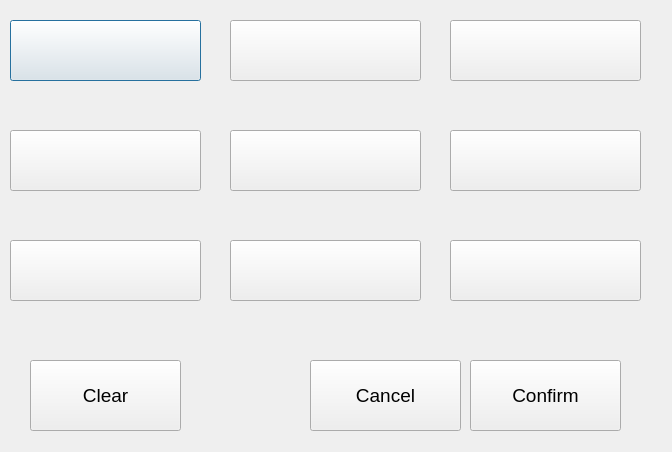
<?xml version="1.0" encoding="UTF-8"?>
<ui version="4.0">
 <class>sample_collections</class>
 <widget class="QDialog" name="sample_collections">
  <property name="geometry">
   <rect>
    <x>0</x>
    <y>0</y>
    <width>672</width>
    <height>452</height>
   </rect>
  </property>
  <property name="windowTitle">
   <string>Dialog</string>
  </property>
  <widget class="QPushButton" name="pushButton">
   <property name="geometry">
    <rect>
     <x>10</x>
     <y>20</y>
     <width>191</width>
     <height>61</height>
    </rect>
   </property>
   <property name="font">
    <font>
     <pointsize>14</pointsize>
    </font>
   </property>
   <property name="text">
    <string/>
   </property>
  </widget>
  <widget class="QPushButton" name="pushButton_2">
   <property name="geometry">
    <rect>
     <x>230</x>
     <y>20</y>
     <width>191</width>
     <height>61</height>
    </rect>
   </property>
   <property name="font">
    <font>
     <pointsize>14</pointsize>
    </font>
   </property>
   <property name="text">
    <string/>
   </property>
  </widget>
  <widget class="QPushButton" name="pushButton_3">
   <property name="geometry">
    <rect>
     <x>450</x>
     <y>20</y>
     <width>191</width>
     <height>61</height>
    </rect>
   </property>
   <property name="font">
    <font>
     <pointsize>14</pointsize>
    </font>
   </property>
   <property name="text">
    <string/>
   </property>
  </widget>
  <widget class="QPushButton" name="pushButton_4">
   <property name="geometry">
    <rect>
     <x>10</x>
     <y>130</y>
     <width>191</width>
     <height>61</height>
    </rect>
   </property>
   <property name="font">
    <font>
     <pointsize>14</pointsize>
    </font>
   </property>
   <property name="text">
    <string/>
   </property>
  </widget>
  <widget class="QPushButton" name="pushButton_5">
   <property name="geometry">
    <rect>
     <x>230</x>
     <y>130</y>
     <width>191</width>
     <height>61</height>
    </rect>
   </property>
   <property name="font">
    <font>
     <pointsize>14</pointsize>
    </font>
   </property>
   <property name="text">
    <string/>
   </property>
  </widget>
  <widget class="QPushButton" name="pushButton_6">
   <property name="geometry">
    <rect>
     <x>450</x>
     <y>130</y>
     <width>191</width>
     <height>61</height>
    </rect>
   </property>
   <property name="font">
    <font>
     <pointsize>14</pointsize>
    </font>
   </property>
   <property name="text">
    <string/>
   </property>
  </widget>
  <widget class="QPushButton" name="pushButton_7">
   <property name="geometry">
    <rect>
     <x>10</x>
     <y>240</y>
     <width>191</width>
     <height>61</height>
    </rect>
   </property>
   <property name="font">
    <font>
     <pointsize>14</pointsize>
    </font>
   </property>
   <property name="text">
    <string/>
   </property>
  </widget>
  <widget class="QPushButton" name="pushButton_8">
   <property name="geometry">
    <rect>
     <x>230</x>
     <y>240</y>
     <width>191</width>
     <height>61</height>
    </rect>
   </property>
   <property name="font">
    <font>
     <pointsize>14</pointsize>
    </font>
   </property>
   <property name="text">
    <string/>
   </property>
  </widget>
  <widget class="QPushButton" name="pushButton_9">
   <property name="geometry">
    <rect>
     <x>450</x>
     <y>240</y>
     <width>191</width>
     <height>61</height>
    </rect>
   </property>
   <property name="font">
    <font>
     <pointsize>14</pointsize>
    </font>
   </property>
   <property name="text">
    <string/>
   </property>
  </widget>
  <widget class="QPushButton" name="pushButton_10">
   <property name="geometry">
    <rect>
     <x>470</x>
     <y>360</y>
     <width>151</width>
     <height>71</height>
    </rect>
   </property>
   <property name="font">
    <font>
     <pointsize>14</pointsize>
    </font>
   </property>
   <property name="text">
    <string>Confirm</string>
   </property>
  </widget>
  <widget class="QPushButton" name="pushButton_11">
   <property name="geometry">
    <rect>
     <x>30</x>
     <y>360</y>
     <width>151</width>
     <height>71</height>
    </rect>
   </property>
   <property name="font">
    <font>
     <pointsize>14</pointsize>
    </font>
   </property>
   <property name="text">
    <string>Clear</string>
   </property>
  </widget>
  <widget class="QPushButton" name="pushButton_12">
   <property name="geometry">
    <rect>
     <x>310</x>
     <y>360</y>
     <width>151</width>
     <height>71</height>
    </rect>
   </property>
   <property name="font">
    <font>
     <pointsize>14</pointsize>
    </font>
   </property>
   <property name="text">
    <string>Cancel</string>
   </property>
  </widget>
 </widget>
 <resources/>
 <connections/>
</ui>
